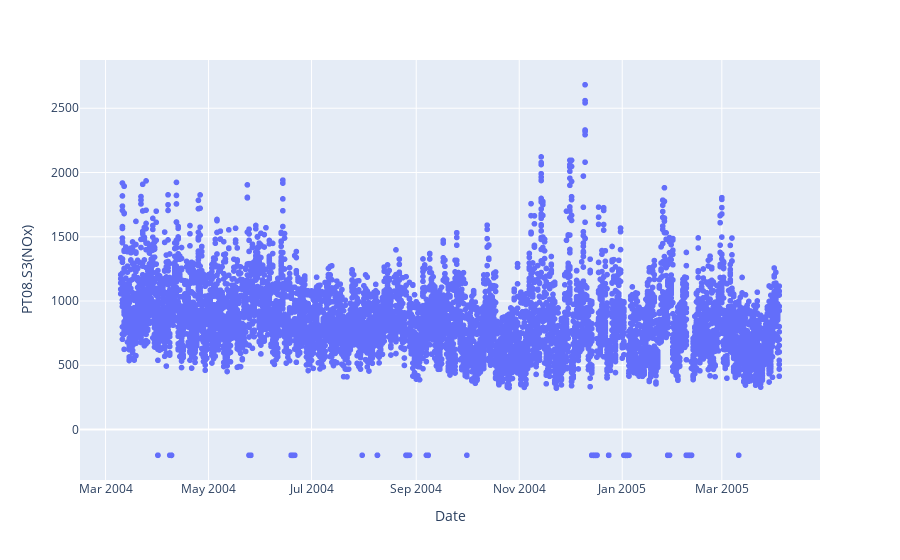

Notebook cell for this chart:
### Markdown cell above
# Creating a Line plot

### Code cell
fig = px.scatter(df_aq, x="Date", y="PT08.S3(NOx)")
fig.show()

### Figure 1 — Plotly figure (JSON) as saved in the notebook; plotly's stock layout.template omitted (floating-point values rounded to 4 significant figures; data arrays with more than 128 entries replaced by an {"elided": "..."} marker saying what was removed)
{"data": [{"hovertemplate": "Date=%{x}<br>PT08.S3(NOx)=%{y}<extra></extra>", "legendgroup": "", "marker": {"color": "#636efa", "symbol": "circle"}, "mode": "markers", "name": "", "showlegend": false, "type": "scattergl", "x": {"elided": "9357 str values"}, "xaxis": "x", "y": {"elided": "9357 float values"}, "yaxis": "y"}], "layout": {"legend": {"tracegroupgap": 0}, "margin": {"t": 60}, "xaxis": {"anchor": "y", "domain": [0, 1], "title": {"text": "Date"}}, "yaxis": {"anchor": "x", "domain": [0, 1], "title": {"text": "PT08.S3(NOx)"}}}}
